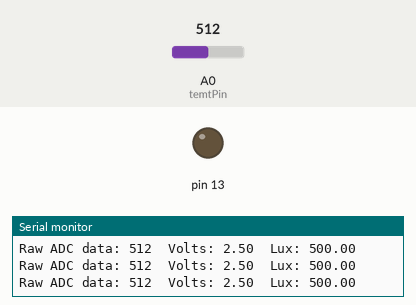
Simulated run of this sketch. Board: Arduino Uno, built with avr-gcc and run on an emulated ATmega328P. Shown: output pins drawn as LEDs (lit = HIGH), the last lines printed to the serial monitor. The test bench sets the inputs (shaded band); at power-on: A0 (temtPin) = 512.

Above: at 1.2 s.
1.3 s: A0 (temtPin) set to 982
3.2 s: A0 (temtPin) set to 1009
At 5.2 s:
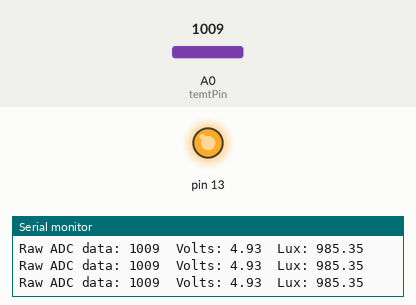
5.5 s: A0 (temtPin) set to 990
At 6.9 s:
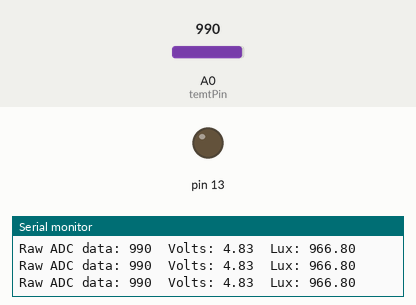
7.5 s: A0 (temtPin) set to 1010
At 8.7 s:
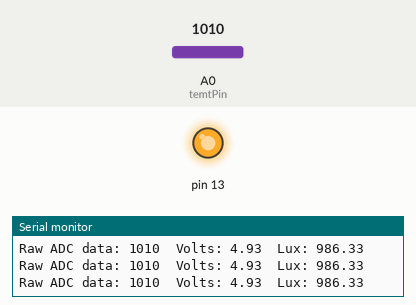
Timing chart, 0 to 10.5 s (numbered marks = the images above; inputs shaded):
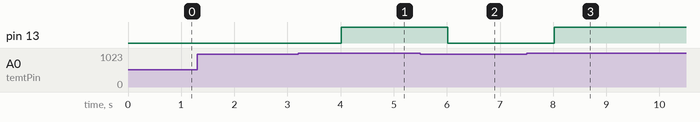

Measured:
- the behaviour switches between 1000 and 1001 on A0 (temtPin) (found by bisection; images 0 and 1)
- after the input at 3.2 s, pin 13: LOW → HIGH after 0.81 s
- after the input at 5.5 s, pin 13: HIGH → LOW after 0.52 s
- after the input at 7.5 s, pin 13: LOW → HIGH after 0.52 s

The sketch:

TEMT6000.ino
```cpp
int temtPin = A0;
int light_value;
void setup() {
  Serial.begin(9600);
  pinMode(temtPin, INPUT); //data pin for ambientlight sensor
  pinMode(13, OUTPUT);
}

void loop() {
  int light_value = analogRead(temtPin);
  float volts = analogRead(A0) * 5.0 / 1024.0;   // 將5V電壓分成 1024等分
  float amps = volts / 10000.0;      // 電流=電壓/電阻(10K歐姆)
  float microamps = amps * 1000000;  //得到毫安培
  float lux = microamps * 2.0;       // 乘以2，得到流明

  Serial.print ("Raw ADC data: ");
  Serial.print (light_value);
  Serial.print ("  Volts: ");
  Serial.print (volts);
  Serial.print ("  Lux: ");
  Serial.println (lux);
  delay(500);
  if (light_value > 1000) {  //感測值超過1000時，亮Arduino板上的LED燈
    digitalWrite(13, HIGH);
  }
  else {digitalWrite(13,LOW);}
}
```
